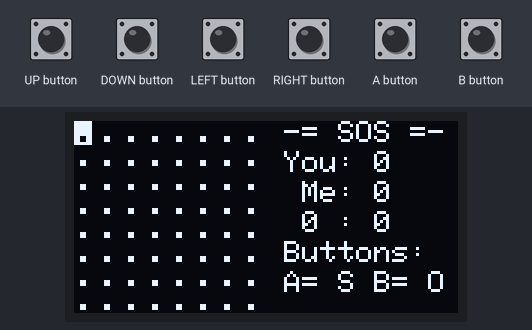
Bench run of a sketch on a simulated Arduboy, built with avr-gcc and run on an emulated ATmega32U4. Parts: 128×64 one-colour display. Inputs (shaded band) come from the test bench. Random numbers use the default seed unless the sketch sets one.

Above: at 1.2 s.
1.3 s: A button pressed for 0.15 s
At 1.53 s:
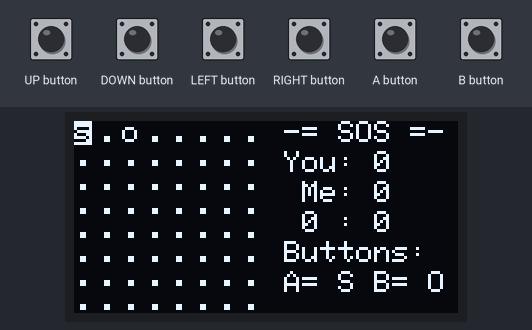
2.0 s: UP button pressed for 0.15 s
At 2.51 s:
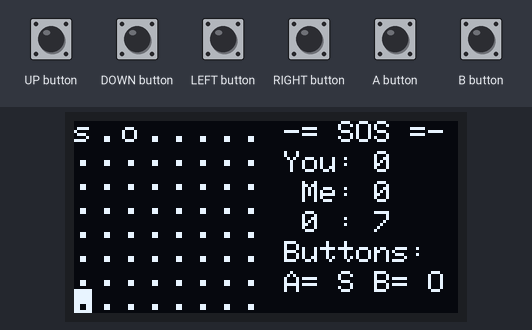
2.7 s: LEFT button pressed for 0.15 s
At 3.2 s:
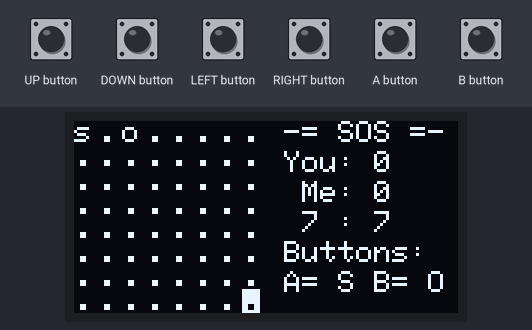
3.4 s: DOWN button pressed for 0.15 s
At 3.66 s:
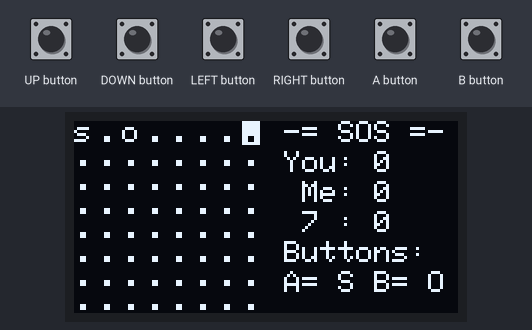
4.1 s: B button pressed for 0.15 s
At 4.66 s:
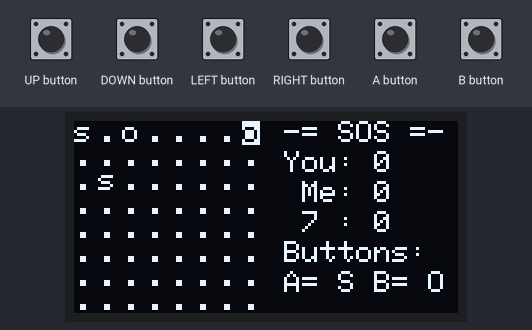
4.8 s: RIGHT button pressed for 0.15 s
At 4.91 s:
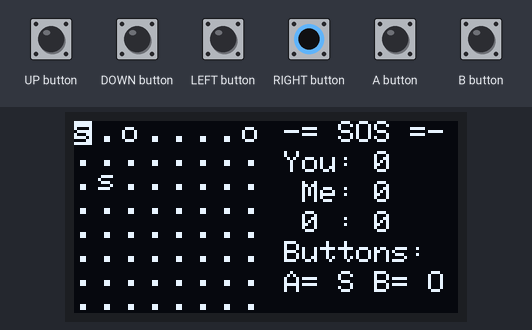
Timing chart, 0 to 6.5 s (numbered marks = the images above; inputs shaded):
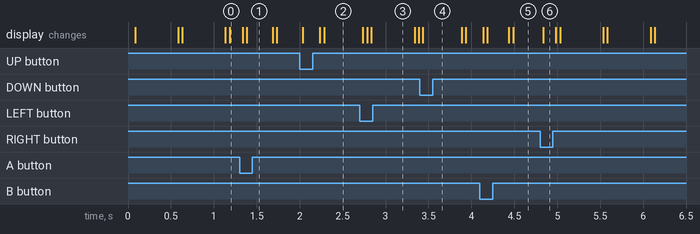

The sketch:

sos.ino
```cpp
/*
  Arbuboy Game SOS by John Melki-Wegner
  aka Expensive Notes
*/

#include <Arduboy2.h>

Arduboy2 arduboy;
byte grid[8][8];
int px = 0, py = 0;
int myx = 0, myy = 0;
long flashTimer = 0;
int scoreYou = 0, scoreMe = 0;
bool yourTurn = true;
bool gridFilled = false;

void setup() {
  arduboy.begin();
  arduboy.setFrameRate(20);
  arduboy.initRandomSeed(); // <-- seed the random number generator
}

void loop() {
  if (!arduboy.nextFrame()) {
    return;
  }
  if (yourTurn) checkButtons();
  else myTurn();
  displayStuff();
}

void checkButtons() {
  arduboy.pollButtons();
  if (arduboy.justPressed(UP_BUTTON)) py--;
  if (arduboy.justPressed(DOWN_BUTTON)) py++;
  if (arduboy.justPressed(LEFT_BUTTON)) px--;;
  if (arduboy.justPressed(RIGHT_BUTTON)) px++;
  if (py < 0)py = 7;
  if (py > 7) py = 0;
  if (px < 0)px = 7;
  if (px > 7)px = 0;
  if (arduboy.justPressed(A_BUTTON) && grid[px][py] == 0) {
    grid[px][py] = 1;
    checkForSOSs();
  }
  if (arduboy.justPressed(B_BUTTON) && grid[px][py] == 0) {
    grid[px][py] = 10;
    checkForSOSo();
  }

  if (arduboy.justPressed(A_BUTTON) && arduboy.justPressed(B_BUTTON)) resetGrid();
  bool temp = filledGrid();
}

void resetGrid() {
  for (int x = 0; x < 8; x++) {
    for (int y = 0; y < 8; y++) {
      grid[x][y] = 0;
    }
  }
  px = 0;
  py = 0;
  scoreYou = 0;
  scoreMe = 0;
  yourTurn = true;
  gridFilled = false;
}

void displayStuff() {
  arduboy.clear();
  for (int x = 0; x < 8; x++) {
    for (int y = 0; y < 8; y++) {
      arduboy.setCursor(x * 8, y * 8);
      if (px == x && py == y) {
        arduboy.setTextColor(BLACK);
        arduboy.setTextBackground(WHITE);
      } else {
        arduboy.setTextColor(WHITE);
        arduboy.setTextBackground(BLACK);
      }
      //flashing my last choice
      if (myx == x && myy == y) {
        flashTimer++;
        if (flashTimer > 10) {
          arduboy.setTextColor(BLACK);
          arduboy.setTextBackground(BLACK);
          flashTimer = 0;
        }
      }
      if (grid[x][y] == 0) {
        arduboy.print(".");
      } else {
        if (grid[x][y] == 1) arduboy.print("s");
        if (grid[x][y] == 10) arduboy.print("o");
        if (grid[x][y] == 0) arduboy.print(".");
      }
    }
  }

  arduboy.setTextColor(WHITE);
  arduboy.setTextBackground(BLACK);
  arduboy.setCursor(70, 0);
  arduboy.print("-= SOS =-");
  arduboy.setCursor(70, 10);
  arduboy.print("You: ");
  arduboy.print(scoreYou);
  arduboy.setCursor(76, 20);
  arduboy.print("Me: ");
  arduboy.print(scoreMe);
  arduboy.setCursor(76, 30);
  arduboy.print(px);
  arduboy.print(" : ");
  arduboy.print(py);
  if (gridFilled) {
    arduboy.setCursor(70, 40);
    arduboy.print("Finished!");
    arduboy.setCursor(70, 50);
    arduboy.print("A+B = new");
  } else {
    arduboy.setCursor(70, 40);
    arduboy.print("Buttons:");
    arduboy.setCursor(70, 50);
    arduboy.print("A= S B= O");
  }
  arduboy.display();
}

void checkForSOSs() {
  bool found = false;
  if (px <= 5 && grid[px][py] == 1 &&  grid[px + 1][py] == 10 && + grid[px + 2][py] == 1) {
    found = true; //horizontal right
    scoreYou++;
  }
  if (px >= 2 && grid[px][py] == 1 && grid[px - 1][py] == 10 && grid[px - 2][py] == 1) {
    found = true; //horizontal left
    scoreYou++;
  }
  if (py >= 2 && grid[px][py] == 1 && grid[px][py - 1] == 10 && grid[px][py - 2] == 1) {
    found = true; //vertical up
    scoreYou++;
  }
  if (py <= 5 && grid[px][py] == 1 && grid[px][py + 1] == 10 && grid[px][py + 2] == 1) {
    found = true; //vertical down
    scoreYou++;
  }
  if (px <= 5 && py >= 2 && grid[px][py] == 1 && grid[px + 1][py - 1] == 10 && grid[px + 2][py - 2] == 1) {
    found = true; //diagonal up right
    scoreYou++;
  }
  if (px <= 5 && py <= 5 && grid[px][py] == 1 && grid[px + 1][py + 1] == 10 && grid[px + 2][py + 2] == 1) {
    found = true; //diagonal down right
    scoreYou++;
  }
  if (px >= 2 && py >= 2 && grid[px][py] == 1 && grid[px - 1][py - 1] == 10 && grid[px - 2][py - 2] == 1) {
    found = true; //diagonal up left
    scoreYou++;
  }
  if (px >= 2 && py <= 5 && grid[px][py] == 1 && grid[px - 1][py + 1] == 10 && grid[px - 2][py + 2] == 1) {
    found = true; //diagonal down left
    scoreYou++;
  }
  yourTurn = found;
}

void  checkForSOSo() {
  bool found = false;
  if (px <= 6 && px >= 1 && grid[px - 1][py] == 1 && grid[px][py] == 10 && grid[px + 1][py] == 1) {
    found = true; //horizontal
    scoreYou++;
  }
  if (py <= 6 && py >= 1 && grid[px][py - 1] == 1 && grid[px][py] == 10 && grid[px][py + 1] == 1) {
    found = true; //vertical
    scoreYou++;
  }
  if (px >= 1 && px <= 6 && py >= 1 && py <= 6 &&  grid[px + 1][py - 1] == 1 && grid[px][py] == 10 && grid[px - 1][py + 1] == 1) {
    found = true; //diag up right
    scoreYou++;
  }
  if (px >= 1 && px <= 6 && py >= 1 && py <= 6 &&  grid[px - 1][py - 1] == 1 && grid[px][py] == 10 && grid[px + 1][py + 1] == 1) {
    found = true; //diag down right
    scoreYou++;
  }
  yourTurn = found;
}

void myTurn() {
  checkMySOS();
  if (yourTurn) chooseRandomSpot();
}

bool checkMySOS() {
  yourTurn = true;
  //check for any wins
  //Horizontal checks
  for (int y = 0; y < 8; y++) {
    for (int x = 0; x < 6; x++) {
      //s-s
      if ( grid[x][y] +  grid[x + 2][y] == 2 &&  grid[x + 1][y] == 0) {
        grid[x + 1][y] = 10;
        scoreMe++;
        yourTurn = false;
      }
      //so-
      if ( grid[x][y] == 1 &&  grid[x + 1][y] == 10 &&  grid[x + 2][y] == 0) {
        grid[x + 2][y] = 1;
        scoreMe++;
        yourTurn = false;
      }
      //-os
      if (grid[x][y] == 0 && grid[x + 1][y] == 10 && grid[x + 2][y] == 1) {
        grid[x][y] = 1;
        scoreMe++;
        yourTurn = false;
      }
    }
  }
  //Vertical checks
  for (int y = 0; y < 6; y++) {
    for (int x = 0; x < 8; x++) {
      //s-s
      if ( grid[x][y] +  grid[x][y + 2] == 2 &&  grid[x][y + 1] == 0) {
        grid[x][y + 1] = 10;
        scoreMe++;
        yourTurn = false;
      }
      //so-
      if ( grid[x][y] == 1 &&  grid[x][y + 1] == 10 &&  grid[x][y + 2] == 0) {
        grid[x][y + 2] = 1;
        scoreMe++;
        yourTurn = false;
      }
      //-os
      if (grid[x][y] == 0 && grid[x][y + 1] == 10 && grid[x][y + 2] == 1) {
        grid[x][y] = 1;
        scoreMe++;
        yourTurn = false;
      }
    }
  }
  //diagonal checks
  //down right
  for (int y = 0; y < 6; y++) {
    for (int x = 0; x < 6; x++) {
      //s-s
      if ( grid[x][y] +  grid[x + 2][y + 2] == 2 &&  grid[x + 1][y + 1] == 0) {
        grid[x + 1][y + 1] = 10;
        scoreMe++;
        yourTurn = false;
      }
      //so-
      if ( grid[x][y] == 1  &&  grid[x + 1][y + 1] == 10 && grid[x + 2][y + 2] == 0) {
        grid[x + 2][y + 2] = 1;
        scoreMe++;
        yourTurn = false;
      }
      //-os
      if ( grid[x][y] == 0  &&  grid[x + 1][y + 1] == 10 && grid[x + 2][y + 2] == 1) {
        grid[x][y] = 1;
        scoreMe++;
        yourTurn = false;
      }
    }
  }
  //up right
  for (int y = 2; y < 8; y++) {
    for (int x = 0; x < 6; x++) {
      //s-s
      if ( grid[x][y] +  grid[x + 2][y - 2] == 2 &&  grid[x + 1][y - 1] == 0) {
        grid[x + 1][y - 1] = 10;
        scoreMe++;
        yourTurn = false;
      }
      //so-
      if ( grid[x][y] == 1  &&  grid[x + 1][y - 1] == 10 && grid[x + 2][y - 2] == 0) {
        grid[x + 2][y - 2] = 1;
        scoreMe++;
        yourTurn = false;
      }
      //-os
      if ( grid[x][y] == 0  &&  grid[x + 1][y - 1] == 10 && grid[x + 2][y - 2] == 1) {
        grid[x][y] = 1;
        scoreMe++;
        yourTurn = false;
      }
    }
  }
}

void chooseRandomSpot() {
  //are there any spaces left?
  if (filledGrid()) return;
  do {
    myx = random(8);
    myy = random(8);
  } while (grid[myx][myy] != 0);
  if (random(2) == 0) grid[myx][myy] = 1;
  else grid[myx][myy] = 10;
}

bool filledGrid() {
  gridFilled = true;
  for (int y = 0; y < 8; y++) {
    for (int x = 0; x < 8; x++) {
      if (grid[x][y] == 0) {
        gridFilled = false;
        return false;
      }
    }
  }
  return true;
}
```
